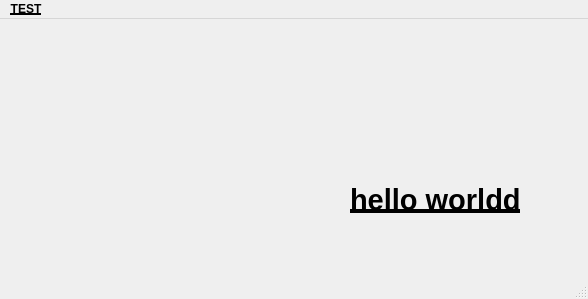
<?xml version="1.0" encoding="UTF-8"?>
<ui version="4.0">
 <class>MainWindow</class>
 <widget class="QMainWindow" name="MainWindow">
  <property name="geometry">
   <rect>
    <x>0</x>
    <y>0</y>
    <width>588</width>
    <height>299</height>
   </rect>
  </property>
  <property name="font">
   <font>
    <bold>true</bold>
    <underline>true</underline>
   </font>
  </property>
  <property name="windowTitle">
   <string>MainWindow</string>
  </property>
  <widget class="QWidget" name="centralwidget">
   <widget class="QLabel" name="label">
    <property name="geometry">
     <rect>
      <x>350</x>
      <y>150</y>
      <width>251</width>
      <height>61</height>
     </rect>
    </property>
    <property name="font">
     <font>
      <pointsize>22</pointsize>
      <bold>true</bold>
      <underline>true</underline>
     </font>
    </property>
    <property name="text">
     <string>hello worldd</string>
    </property>
   </widget>
  </widget>
  <widget class="QMenuBar" name="menubar">
   <property name="geometry">
    <rect>
     <x>0</x>
     <y>0</y>
     <width>588</width>
     <height>18</height>
    </rect>
   </property>
   <widget class="QMenu" name="menuTEST">
    <property name="title">
     <string>TEST</string>
    </property>
   </widget>
   <addaction name="menuTEST"/>
  </widget>
  <widget class="QStatusBar" name="statusbar"/>
 </widget>
 <resources/>
 <connections/>
</ui>
